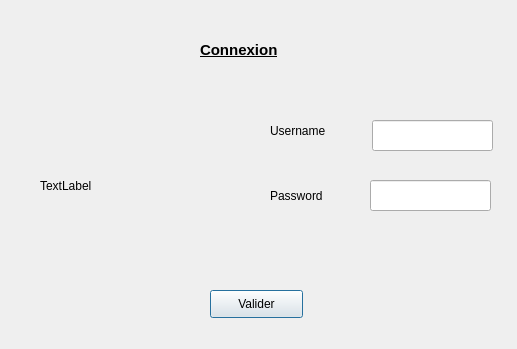
<?xml version="1.0" encoding="UTF-8"?>
<ui version="4.0">
 <class>Connexion</class>
 <widget class="QDialog" name="Connexion">
  <property name="geometry">
   <rect>
    <x>0</x>
    <y>0</y>
    <width>517</width>
    <height>349</height>
   </rect>
  </property>
  <property name="windowTitle">
   <string>Dialog</string>
  </property>
  <widget class="QLabel" name="label">
   <property name="geometry">
    <rect>
     <x>200</x>
     <y>30</y>
     <width>131</width>
     <height>41</height>
    </rect>
   </property>
   <property name="text">
    <string>&lt;html&gt;&lt;head/&gt;&lt;body&gt;&lt;p&gt;&lt;span style=&quot; font-size:11pt; font-weight:600; text-decoration: underline;&quot;&gt;Connexion&lt;/span&gt;&lt;/p&gt;&lt;/body&gt;&lt;/html&gt;</string>
   </property>
  </widget>
  <widget class="QLabel" name="label_2">
   <property name="geometry">
    <rect>
     <x>270</x>
     <y>110</y>
     <width>61</width>
     <height>41</height>
    </rect>
   </property>
   <property name="text">
    <string>Username</string>
   </property>
  </widget>
  <widget class="QLabel" name="label_3">
   <property name="geometry">
    <rect>
     <x>270</x>
     <y>180</y>
     <width>61</width>
     <height>31</height>
    </rect>
   </property>
   <property name="text">
    <string>Password</string>
   </property>
  </widget>
  <widget class="QLabel" name="label_picture">
   <property name="geometry">
    <rect>
     <x>40</x>
     <y>130</y>
     <width>121</width>
     <height>111</height>
    </rect>
   </property>
   <property name="text">
    <string>TextLabel</string>
   </property>
  </widget>
  <widget class="QPushButton" name="pushButton">
   <property name="geometry">
    <rect>
     <x>210</x>
     <y>290</y>
     <width>93</width>
     <height>28</height>
    </rect>
   </property>
   <property name="text">
    <string>Valider</string>
   </property>
  </widget>
  <widget class="QLineEdit" name="lineEdit_Username">
   <property name="geometry">
    <rect>
     <x>372</x>
     <y>120</y>
     <width>121</width>
     <height>31</height>
    </rect>
   </property>
  </widget>
  <widget class="QLineEdit" name="lineEdit_Password">
   <property name="geometry">
    <rect>
     <x>370</x>
     <y>180</y>
     <width>121</width>
     <height>31</height>
    </rect>
   </property>
  </widget>
 </widget>
 <resources/>
 <connections/>
</ui>
